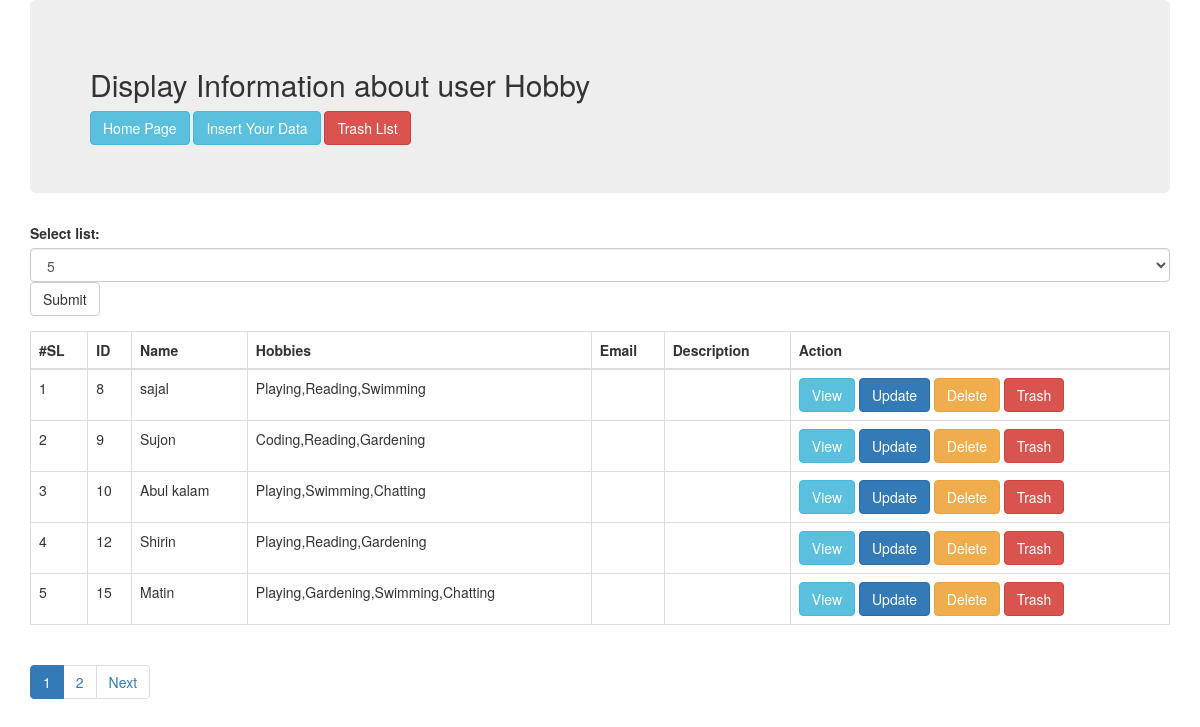
Page /views/SEIP128014/Hobby/index.php on the earlier database version.
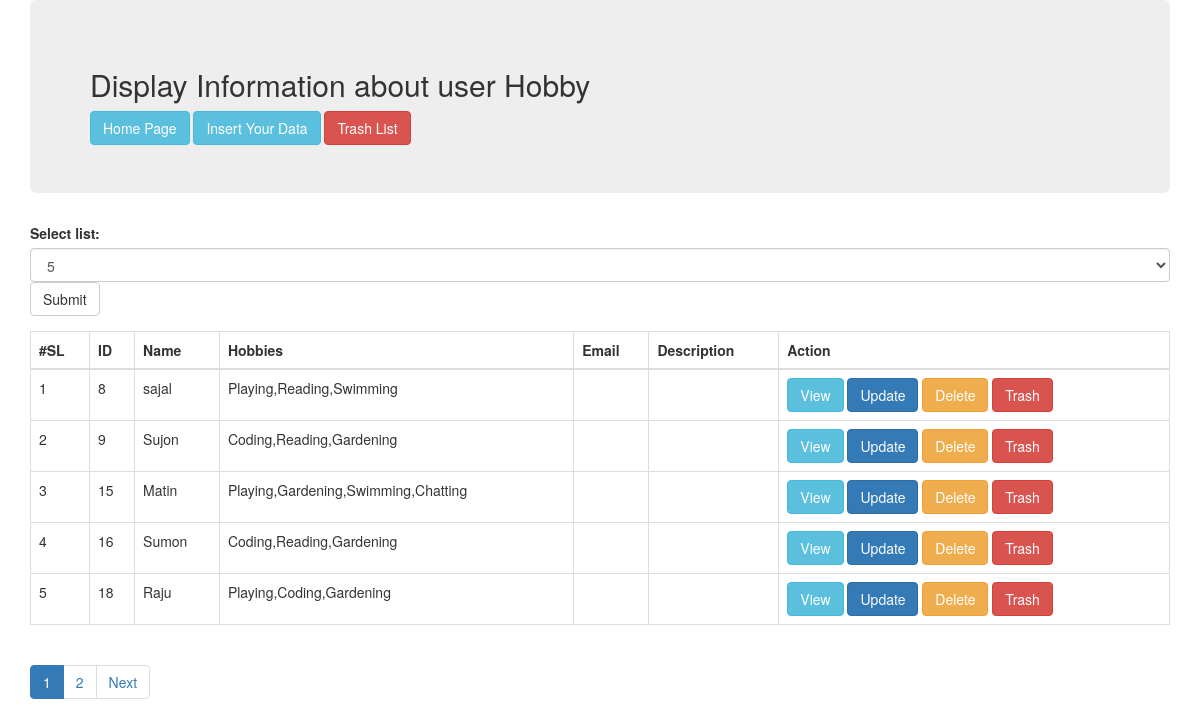
Same page on the later database version.
### tables this page shows
CREATE TABLE IF NOT EXISTS `hobby` (
  `id` int(11) NOT NULL AUTO_INCREMENT,
  `name` varchar(50) NOT NULL,
  `email` varchar(255) NOT NULL,
  `description` text NOT NULL,
  `hobby` varchar(255) NOT NULL,
  `trash_at` varchar(11) DEFAULT NULL,
  PRIMARY KEY (`id`)
);

### src/Bitm/SEIP128014/Hobby/Hobby.php (called while the page is built, shortened)
<?php
class Hobby
{
    public $conn;
    public function count(){
        $sql = "SELECT COUNT(*) AS totalItem FROM `atomicprojectb20`.`hobby` WHERE `trash_at` IS NULL";
        $result = $this->conn->query($sql);
        $row = $result->fetch_object();
        return $row->totalItem;
    }
    public function paginator($pageStartFrom=0,$limit=5){
        $sql = "SELECT * FROM `hobby` WHERE `trash_at` IS NULL LIMIT {$pageStartFrom},{$limit}";
        $result = $this->conn->query($sql);
        $allHobby = array();
        if($result){
            while($row = $result->fetch_object()){
                $allHobby[]=$row;
            }
        }
        return $allHobby;
    }
    public function __construct()
    {
        $this->conn = new \mysqli("localhost","root","","atomicprojectb20") or die ("Sorry Your connection is fail");
    }
}

### views/SEIP128014/Hobby/index.php (the view, shortened to what this page needs)
<?php
$hobby = new Hobby();
$itemPerPage=$_SESSION['itemPerPage'];
$totalItem=$hobby->count();
$totalPage = ceil($totalItem/$itemPerPage);
$pagination = "";
if(array_key_exists('pageNumber',$_GET)){
    $pageNumber = $_GET['pageNumber'];
}else{
    $pageNumber = 1;
}
for($i=1; $i<=$totalPage; $i++){
    $class = ($i==$pageNumber)? "active" : "";
    $pagination.="<li class='$class'><a href='index.php?pageNumber=$i'>$i</a></li>";
}
$pageStartFrom = $itemPerPage*($pageNumber-1);
$hobbyData = $hobby->paginator($pageStartFrom,$itemPerPage);
?>
<!DOCTYPE html>
<html lang="en">
<head>
    <link href="../../../resource/bootstrap/css/bootstrap.min.css" rel="stylesheet">
</head>
<body>
<div class="container">
    <div class="row">
        <div class="col-lg-12">
            <div class="jumbotron">
                <h2>Display Information about user Hobby</h2>
                <div class="menu">
                    <a class="btn btn-info" href="../../../index.php">Home Page</a>
                    <a class="btn btn-info" href="create.php">Insert Your Data</a>
                    <a href="trashList.php" class="btn btn-danger">Trash List</a>
                </div>
            </div>
            <div class="floatLeft">
                <div class="form-group">
                    <form role="form" action="">
                        <label for="sel1">Select list:</label>
                        <select class="form-control" id="sel1" name="itemPerPage">
                            <option <?php if($itemPerPage == 5){echo "selected"; } ?>>5</option>
                        </select>
                        <input class="btn btn-default" type="submit" value="Submit" name="submit">
                    </form>
                </div>
            </div>
            <div class="table-responsive">
                <table class="table table-bordered">
                    <thead>
                        <tr>
                            <th>#SL</th>
                            <th>ID</th>
                            <th>Name</th>
                            <th>Hobbies</th>
                            <th>Email</th>
                            <th>Description</th>
                            <th>Action</th>
                        </tr>
                    </thead>
                    <tbody>
                    <?php
                        $sl = 0;
                        foreach($hobbyData as $Hobby){
                            $sl++;
                    ?>
                        <tr>
                            <td><?php echo $sl+$pageStartFrom; ?></td>
                            <td><?php echo $Hobby->id;?></td>
                            <td><?php echo $Hobby->name;?></td>
                            <td><?php echo $Hobby->hobby;?></td>
                            <td><?php echo $Hobby->email; ?></td>
                            <td><?php echo $Hobby->description; ?></td>
                            <td>
                                <a class="btn btn-info" href="view.php?id=<?php echo $Hobby->id; ?>">View</a>
                                <a class="btn btn-primary" href="edit.php?id=<?php echo $Hobby->id; ?>">Update</a>
                                <a class="btn btn-warning" href="delete.php?id=<?php echo $Hobby->id; ?>">Delete</a>
                                <a class="btn btn-danger" href="trash.php?id=<?php echo $Hobby->id; ?>">Trash</a>
                            </td>
                        </tr>
                    <?php } ?>
                    </tbody>
                </table>
            </div>
            <ul class="pagination">
                <?php echo $pagination; ?>
                <?php  if( $pageNumber < $totalPage ): ?>
                    <li><a href="index.php?pageNumber=<?php $next = $pageNumber+1; echo $next;?>">Next</a></li>
                <?php endif; ?>
            </ul>
        </div>
    </div>
</div>
</body>
</html>

Differences in the rows shown:
removed hobby: pageStartFrom "3", id "10", name "Abul kalam", hobby "Playing,Swimming,Chatting"
removed hobby: pageStartFrom "4", id "12", name "Shirin", hobby "Playing,Reading,Gardening"
changed hobby "Matin": pageStartFrom "5" → "3"
now on this page (row edited): hobby: pageStartFrom "4", id "16", name "Sumon", hobby "Coding,Reading,Gardening"
now on this page (row edited): hobby: pageStartFrom "5", id "18", name "Raju", hobby "Playing,Coding,Gardening"
